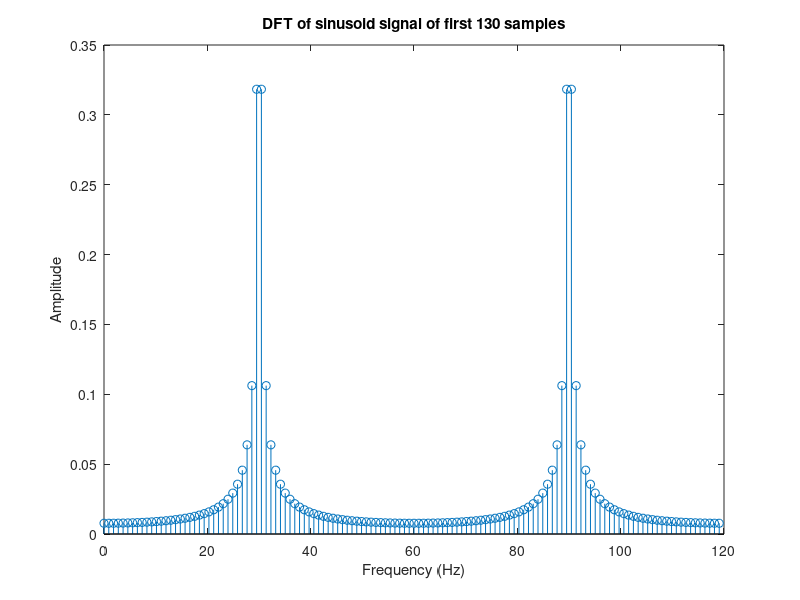

Here is the MATLAB script that generated this plot:
a=2;
t=[0:1/120:2-(1/120)];
Fs=120;
y=sin(2*(pi)*15*a*t);
f=Fs*(0:129)/130;
figure;
stem(f,abs(fft(y,130)/130))
xlabel('Frequency (Hz)')
ylabel('Amplitude')
title('DFT of sinusoid signal of first 130 samples')
